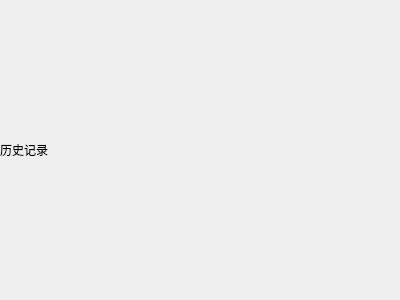
<?xml version="1.0" encoding="UTF-8"?>
<ui version="4.0">
 <class>HistoryWidget</class>
 <widget class="QWidget" name="HistoryWidget">
  <property name="geometry">
   <rect>
    <x>0</x>
    <y>0</y>
    <width>400</width>
    <height>300</height>
   </rect>
  </property>
  <property name="windowTitle">
   <string>Form</string>
  </property>
  <layout class="QHBoxLayout" name="horizontalLayout">
   <property name="spacing">
    <number>0</number>
   </property>
   <property name="leftMargin">
    <number>0</number>
   </property>
   <property name="topMargin">
    <number>0</number>
   </property>
   <property name="rightMargin">
    <number>0</number>
   </property>
   <property name="bottomMargin">
    <number>0</number>
   </property>
   <item>
    <widget class="QLabel" name="label">
     <property name="text">
      <string>历史记录</string>
     </property>
    </widget>
   </item>
  </layout>
 </widget>
 <resources/>
 <connections/>
</ui>
